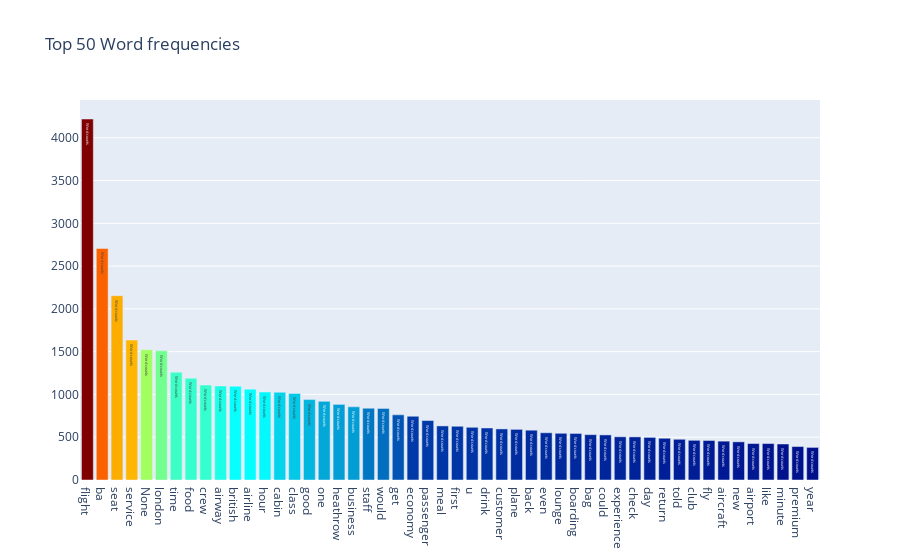

This figure's notebook cell:
### Code cell
layout = go.Layout(
    title='Top 50 Word frequencies'
)

fig = go.Figure(data=data, layout=layout)

py.iplot(fig, filename='basic-bar')

### Figure 1 — Plotly figure (JSON) as saved in the notebook; plotly's stock layout.template omitted (floating-point values rounded to 4 significant figures)
{"data": [{"marker": {"color": [2154, 1635, 1523, 1510, 1260, 1190, 1109, 1098, 1096, 1062, 1028, 1026, 1012, 940, 919, 884, 855, 839, 837, 762, 745, 695, 632, 628, 616, 608, 597, 592, 582, 552, 546, 544, 530, 527, 505, 504, 498, 488, 476, 464, 462, 454, 446, 426, 426, 421, 391, 381, 377, 373, 368, 364, 363, 361, 357, 351, 350, 345, 336, 333, 331, 323, 323, 322, 322, 319, 318, 317, 315, 311, 310, 307, 305, 303, 303, 302, 300, 300, 299, 296, 296, 296, 294, 293, 289, 289, 287, 287, 287, 286, 284, 282, 281, 278, 277, 276, 274, 273], "colorscale": [[0, "rgb(0,0,131)"], [0.2, "rgb(0,60,170)"], [0.4, "rgb(5,255,255)"], [0.6, "rgb(255,255,0)"], [0.8, "rgb(250,0,0)"], [1, "rgb(128,0,0)"]]}, "text": "Word counts", "type": "bar", "x": ["flight", "ba", "seat", "service", "None", "london", "time", "food", "crew", "airway", "british", "airline", "hour", "cabin", "class", "good", "one", "heathrow", "business", "staff", "would", "get", "economy", "passenger", "meal", "first", "u", "drink", "customer", "plane", "back", "even", "lounge", "boarding", "bag", "could", "experience", "check", "day", "return", "told", "club", "fly", "aircraft", "new", "airport", "like", "minute", "premium", "year"], "y": [4219, 2706, 2154, 1635, 1523, 1510, 1260, 1190, 1109, 1098, 1096, 1062, 1028, 1026, 1012, 940, 919, 884, 855, 839, 837, 762, 745, 695, 632, 628, 616, 608, 597, 592, 582, 552, 546, 544, 530, 527, 505, 504, 498, 488, 476, 464, 462, 454, 446, 426, 426, 421, 391, 381]}], "layout": {"title": {"text": "Top 50 Word frequencies"}}}
